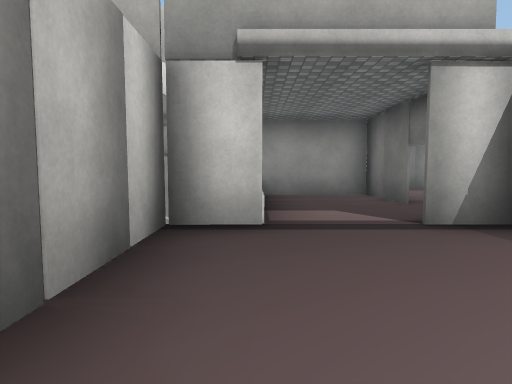
view 1 (above)

15 first-person views from a walk through a scene from a Unity 3-D project. The camera is 1.2 m above the floor, tilts 4° down and sees 75° across. The floor is counted in squares, 2 m on a side. Each view is taken from the middle of a square. On the plan, view 1 faces up. The plan holds only what a view shows up to about 10 squares ahead; the rest is blank. The player is left out. Door leaves are left out, so doorways stand open. Some surface patterns are stand-ins.

view 2
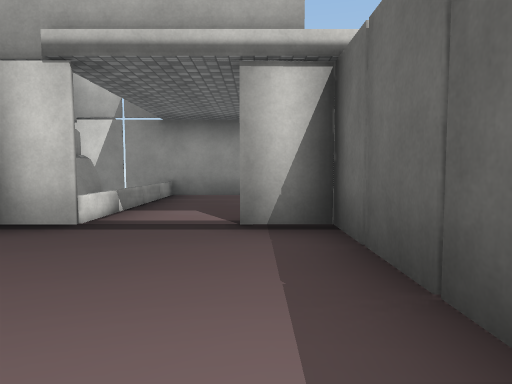

view 3
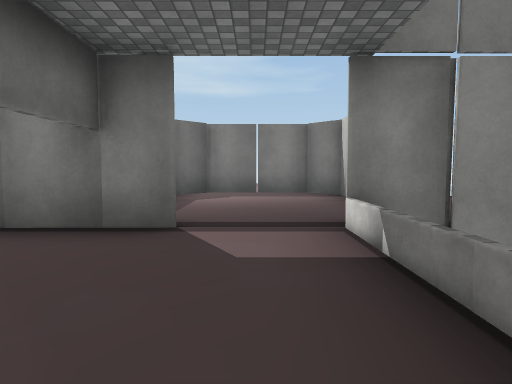

view 4
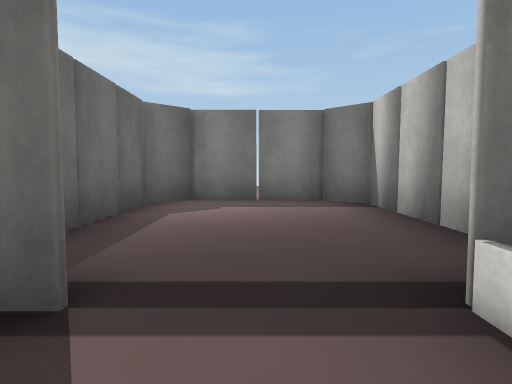

view 5
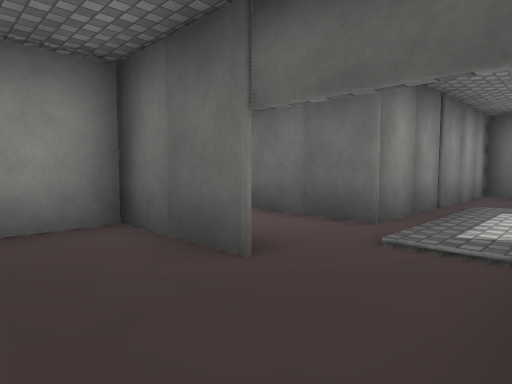

view 6
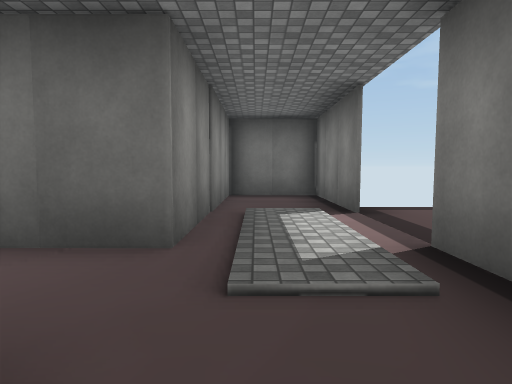

view 7
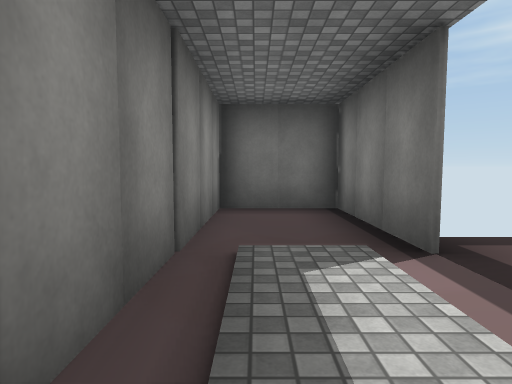

view 8
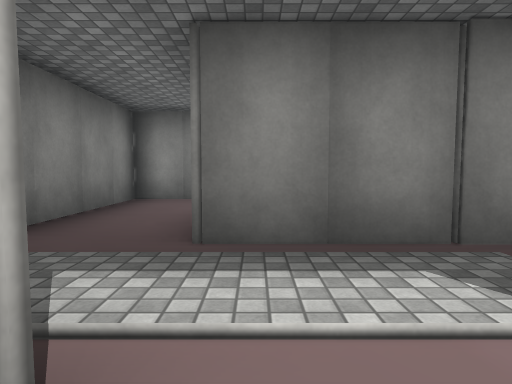

view 9
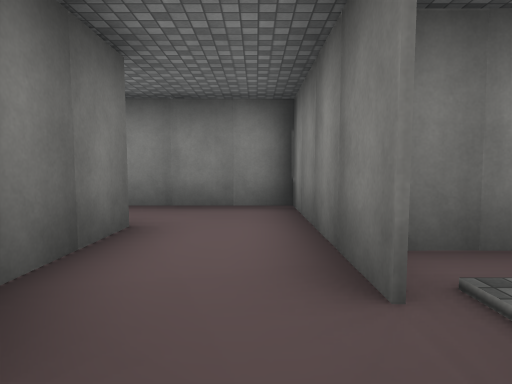

view 10
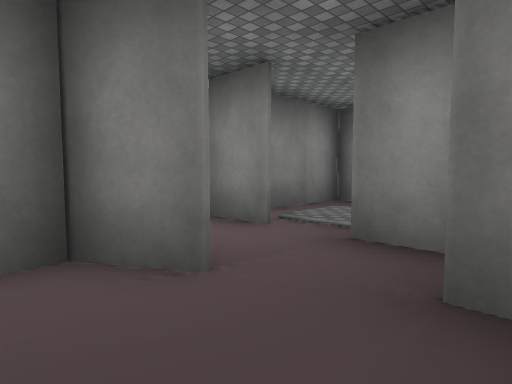

view 11
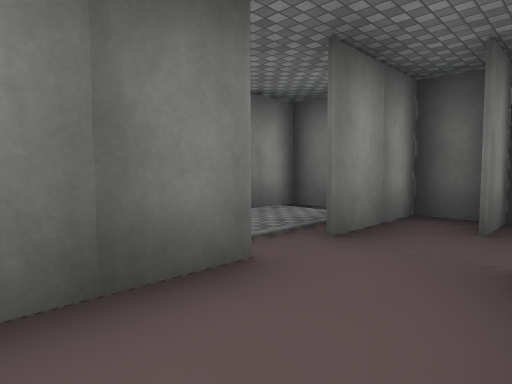

view 12
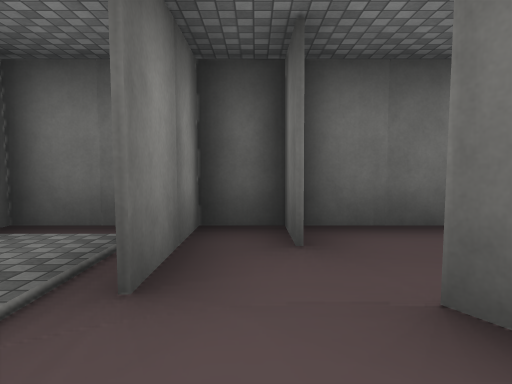

view 13
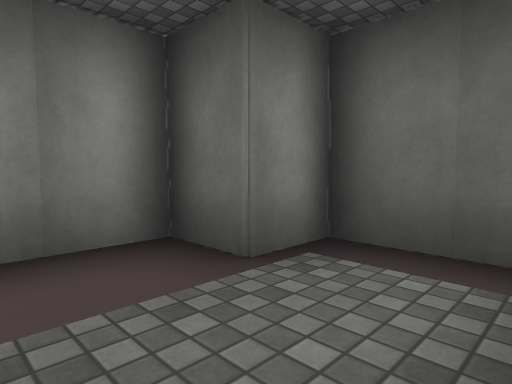

view 14
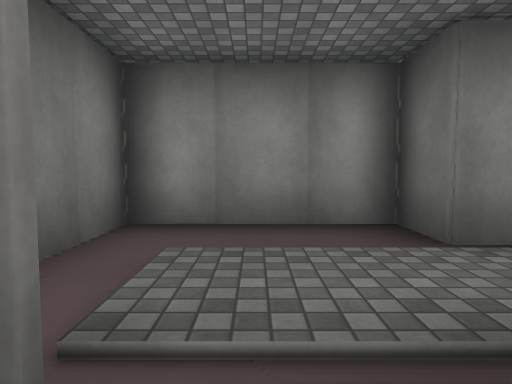

view 15
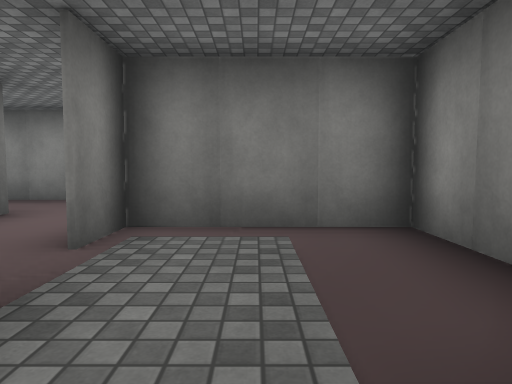

### Floor plan
Key: @ floor where view 1 was taken; # wall or solid block; . floor; / step, stairs or slope; D open door; = window, fence, low wall or low ledge.
Columns run from 2 left of view 1 to 10 right of it. Each row starts with its distance up from view 1.
 13        #####
 12        #...##
 11        #....#
 10     #####/###
  9     #......##
  8   ####..##..#
  7   =..#.##...#
  6   =..#.######
  5  #=..D///...#
  4 ###.#D#//##.#
  3  #...# ... ##
  2  #...#
  1  #...#
  0  #@..#
 -1  #####

Where each view was taken, in squares from view 1:
view 1: 0 up, 0 right, facing up
view 2: 0 up, 2 right, facing up
view 3: 7 up, 1 right, facing down
view 4: 5 up, 1 right, facing down
view 5: 4 up, 1 right, facing up-right
view 6: 5 up, 2 right, facing right
view 7: 5 up, 4 right, facing right
view 8: 3 up, 5 right, facing up
view 9: 9 up, 8 right, facing left
view 10: 7 up, 9 right, facing up-left
view 11: 8 up, 5 right, facing up-right
view 12: 9 up, 6 right, facing right
view 13: 10 up, 7 right, facing up-right
view 14: 9 up, 7 right, facing up
view 15: 11 up, 9 right, facing left
